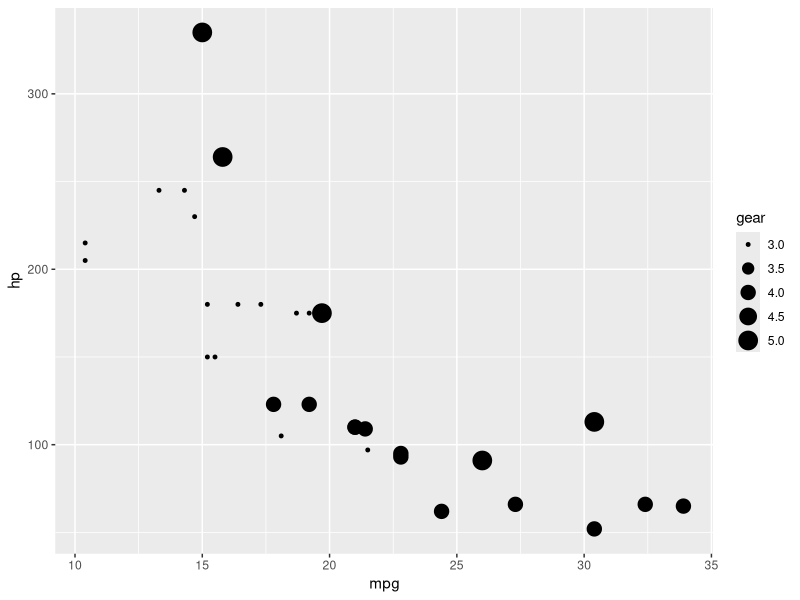

Recreate this plot in R.
## ---- chunk 1
#| eval: true
#| echo: true
#| output-location: fragment
#| fig-align: center
#| code-line-numbers: "|1-2|3|4-6|"

library(ggplot2)
ggplot(mtcars,
       aes(mpg, hp, size = gear)) +
  geom_point()
